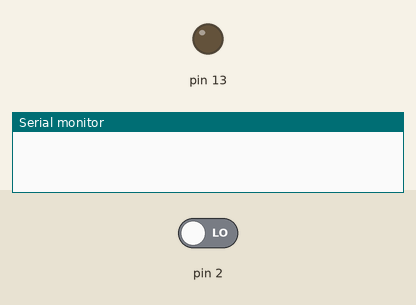
Recording of a sketch running on a simulated Arduino Uno, built with avr-gcc and run on an emulated ATmega328P. On the bench: output pins drawn as LEDs (lit = HIGH), the last lines printed to the serial monitor. The test bench sets the inputs (shaded band); at power-on: pin 2 LOW.

Above: at 0.1 s.
At 10.2 s:
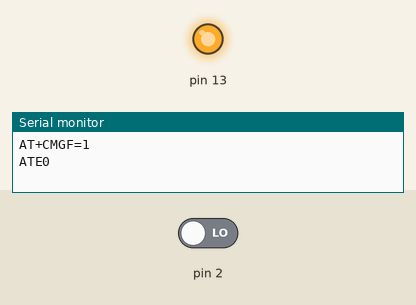
Timing chart, 0 to 13.0 s (numbered marks = the images above):
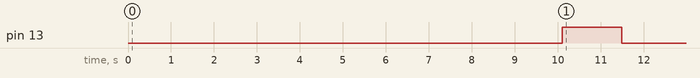

The sketch:

arduino.ino
```cpp
void setup() {
  // initialize serial:
  Serial.begin(115200);


  pinMode(2, INPUT);
  pinMode(13, OUTPUT);

  delay(10000);
  Serial.println("AT+CMGF=1");
  delay(100);
  Serial.println("ATE0");

}

void loop() {
  double reading = digitalRead(2);
  double y;
  static double y1 = 100, out;
  static int messageSent = 0;
  reading *= 100;
  y = (reading + y1 * 99) / 100.0;
  y1 = y;
  if (y > 75) {
    out = 1;
    messageSent=0;
  } else if (y < 25) {
    out = 0;
    if (!messageSent) {
	  //replace NUMBER with the cellphone number with the country code.
	  //Pump is off message will be sent to the +NUMBER
      Serial.print("AT+CMGS=\"+NUMBER\"\nPump is off\x1A");
      messageSent = 1;
    }
  }

  digitalWrite(13, out == 1 ? HIGH : LOW);
  delay(10);

}
```

Measured:
- by itself, pin 13: LOW → HIGH at 10.1 s, → LOW 1.4 s later
